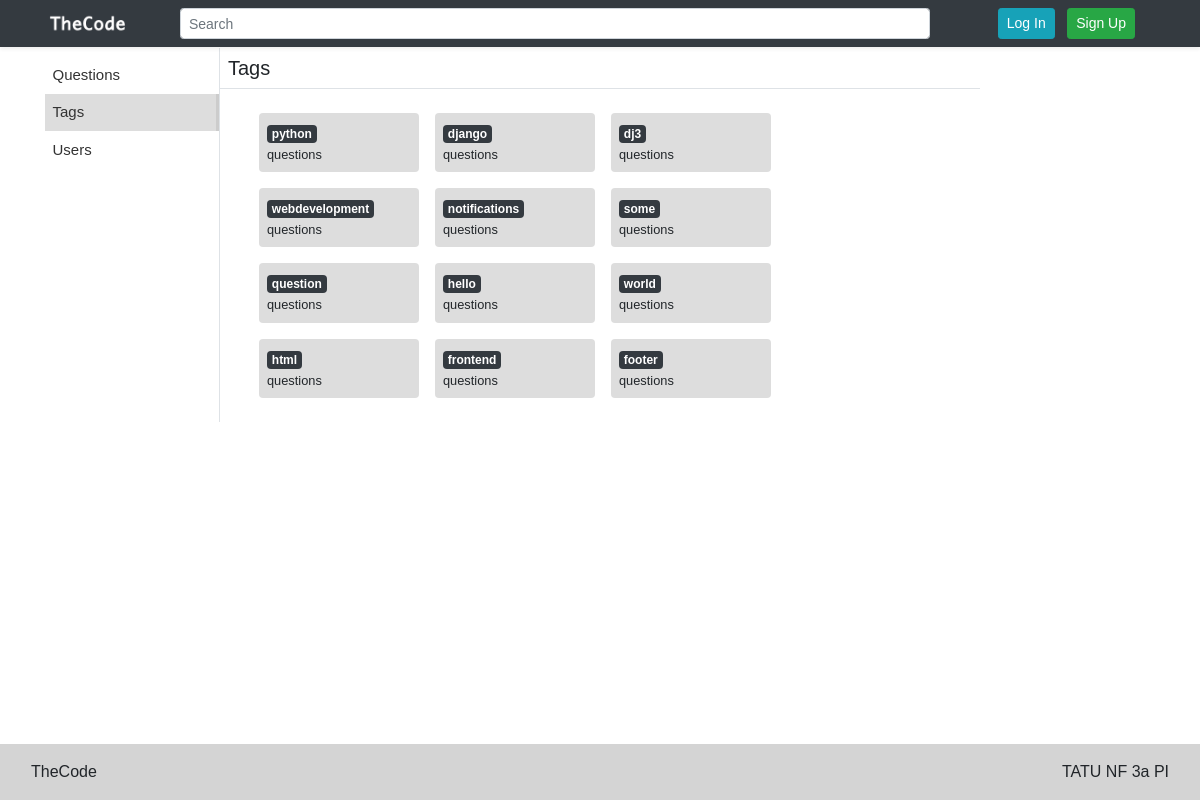
The page /tags/ on the database as committed earlier.
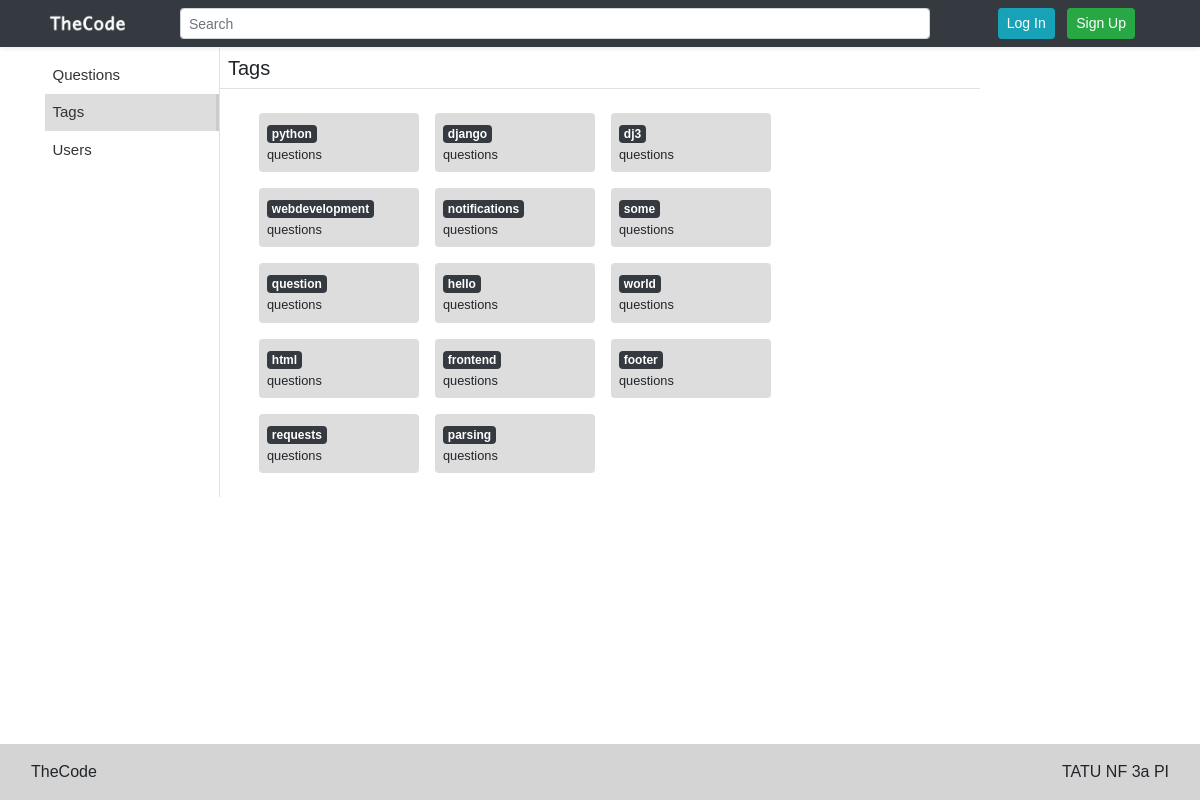
The same page on the database as committed later.
### questions/views.py (the view)
# urls.py: path('tags/', TagListView.as_view(), name = "tag_list"),
class TagListView(TemplateView):
	template_name = 'questions/tag_list.html'
	model = Tag
	def get_context_data(self, **kwargs):
		context = super().get_context_data(**kwargs)
		try:
			context['tags'] = Tag.objects.all()
		except Tag.DoesNotExist:
			context['tags'] = []
		return context

### templates/questions/tag_list.html
{% extends '../include/base.html' %}
{% load static %}
{% load humanize %}
{% block content %}
<div class="row">
  {% include 'include/left_side.html' %}
  <div class = "col-md-8">
    <div class = "row border-bottom">
        <div class="col-12 p-2">
          <h5 class="m-0">Tags</h5>
        </div>
    </div>
    <div class = "p-3 d-flex align-content-start flex-wrap">
      {% for tag in tags %}
        <div class = "tag_data m-2 p-2 rounded">
          <div>
            <a href = "{% url 'questions:tag_question' tag.slug %}" class = "badge badge-dark">{{ tag }}</a>
          </div>
          <div class = "small">{{ tag.taggit_taggeditem_items.count }} questions</div>
        </div>
      {% endfor %}
    </div>
  </div>
</div>
{% endblock %}

Rows that differ between the two databases and show on the page:
added Tag: name "requests"
added Tag: name "parsing"
